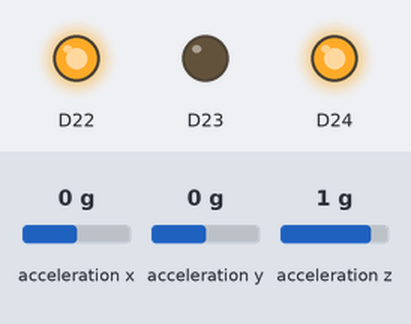
Simulated run of this program. Board: Arduino Nano 33 BLE. Shown: output pins drawn as LEDs (lit = HIGH). The test bench sets the inputs (shaded band); at power-on: acceleration x 0 g, acceleration y 0 g, acceleration z 1 g.

Above: at 0.1 s.
Timing chart, 0 to 1.6 s (numbered marks = the images above):
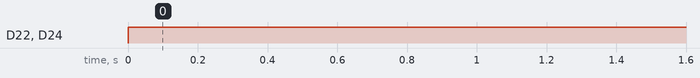

Measured:
- by itself, D22, D24: LOW → HIGH at 0.00 s

The program:

main.cpp
```cpp
#include <Arduino.h>
#include <Arduino_BMI270_BMM150.h>

void setred() {
  digitalWrite(LEDR, LOW);
  digitalWrite(LEDG, HIGH);
  digitalWrite(LEDB, HIGH);
}

void setgreen() {
  digitalWrite(LEDR, HIGH);
  digitalWrite(LEDG, LOW);
  digitalWrite(LEDB, HIGH);
}

void beginLED() {
  pinMode(LEDR, OUTPUT);
  pinMode(LEDG, OUTPUT);
  pinMode(LEDB, OUTPUT);
}

void setup() {
  IMU.begin();
  beginLED();
}

void loop() {
  float ax, ay, az;

  if (IMU.accelerationAvailable()) {
    IMU.readAcceleration(ax, ay, az);
  }

  if (az > 1.5) {
     setred();
  } else {
     setgreen();
  }

  delay(200);
}
```
